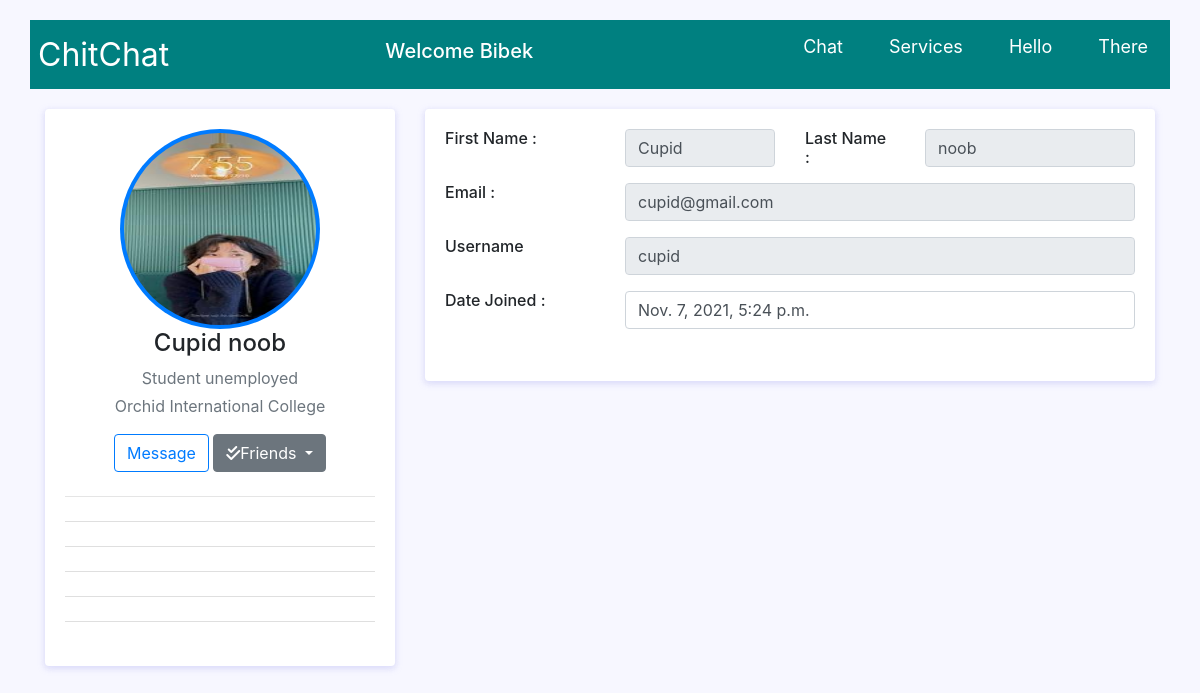
The page /account/profile/2 (signed in) on the database as committed earlier.
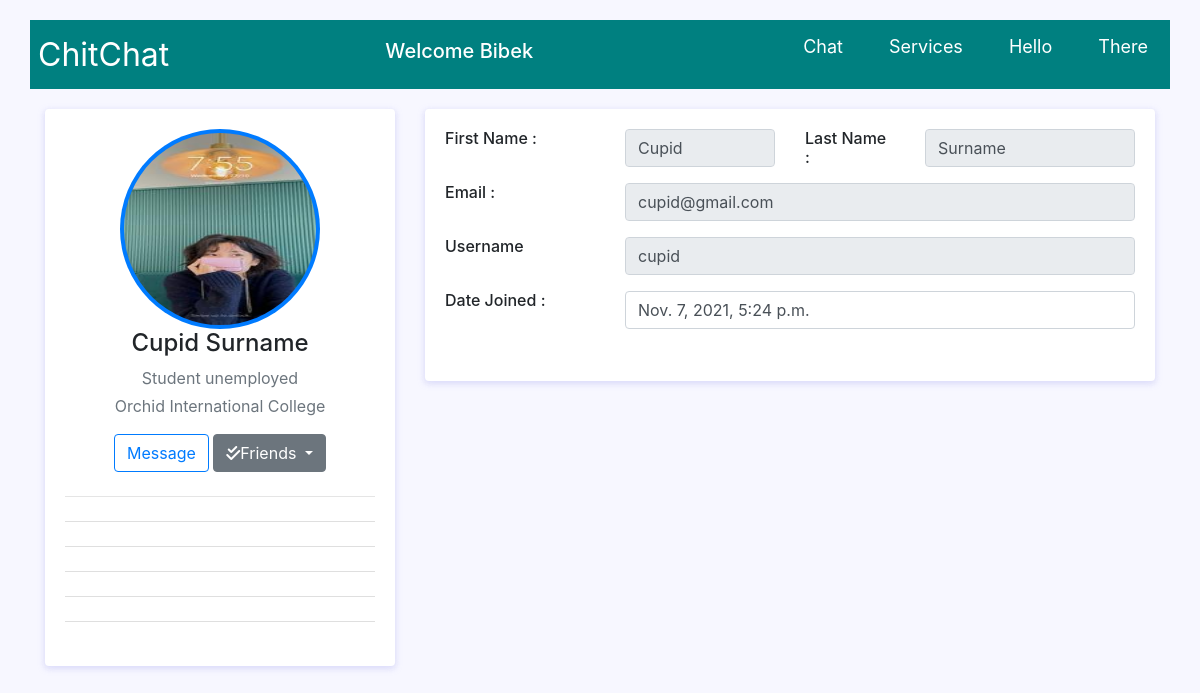
The same page on the database as committed later.
### accounts/models.py (models this page shows, shortened)
class CustomUser(AbstractUser):
    email                   = models.EmailField(_('email address'), unique=True)
    username                = models.CharField(max_length=30, unique=True)
    date_joined				= models.DateTimeField(verbose_name='date joined', auto_now_add=True)
    last_login				= models.DateTimeField(verbose_name='last login', auto_now=True)
    is_admin				= models.BooleanField(default=False)
    is_active				= models.BooleanField(default=True)
    is_staff				= models.BooleanField(default=False)
    is_superuser			= models.BooleanField(default=False)
    profile_image			= models.ImageField(max_length=255, upload_to='user_photos', null=True, blank=True, default=DEFAULT)
    hide_email				= models.BooleanField(default=True)
    status                  = models.IntegerField(default=0)
    USERNAME_FIELD = 'email'
    REQUIRED_FIELDS = ['username','first_name','last_name']
    objects = CustomUserManager()
    def __str__(self):
        return self.username
    @property
    def get_photo_url(self):
        if self.profile_image and hasattr(self.profile_image, 'url'):
            return self.profile_image.url
        else:
            return "/media/user_photos/nouser.jpg"

### accounts/views.py (the view, shortened to what this page needs)
# urls.py: path('profile/<userId>',views.view_profile,name='profile'),
@login_required
def view_profile(request, *args, **kwargs):
    context = {}
    user_id = kwargs.get("userId")
    print(user_id)
    try:
        user_account = CustomUser.objects.get(pk = user_id)
        print(user_account.username)
    except:
        return HttpResponse("User Id doesnot exist")
    if user_account:
        context['user_account'] = user_account
        try:
            list_of_friends = FriendList.objects.get(user = user_account)
            print("yo chai ma "+str(list_of_friends))
        except FriendList.DoesNotExist:
            list_of_friends = FriendList(user = user_account)
            list_of_friends.save()
        user_friends = list_of_friends.friends.all()
        print("This is user_friends"+str(user_friends))
        context['user_friends'] = user_friends
        is_self = True
        is_friend = False
        friend_request_status = FriendRequestStatus.NO_REQUEST_SENT.value
        friend_requests = None
        current_user = request.user
        if current_user.is_authenticated and current_user != user_account:
            is_self = False
            if user_friends.filter(pk = current_user.id):
                is_friend = True
        try:
            friend_requests = FriendRequest.objects.filter(receiver = current_user, is_pending = True)
            print("thikka paro")
        except:
            pass
        context['is_self'] = is_self
        context['is_friend'] = is_friend
        context['hide_email'] = user_account.hide_email
        context['friend_request_status'] = friend_request_status
        context['friend_requests'] = friend_requests
        context['room_name'] = user_account.username
        print("view profile method")
        return render(request,'profile.html',context)

### friends/models.py (called while the page is built)
    def __str__(self):
        return self.user.username

    def get_queryset(self):
        return super().get_queryset().order_by('-updated_at')

### accounts/templates/profile.html (shortened to what the changed rows need)
{% extends 'core/base.html' %}
{% load static %}
{% block core_head %}
<head>
    <link rel="stylesheet" href="{% static 'bootstrap/css/bootstrap.min.css' %}">
</head>
{% endblock core_head %}
{% block core_body %}
<div class="container">
		<div class="main-body">
			<div class="row">
				<div class="col-lg-4">
				<form method="post" action="{% url 'accounts:profile_update' userId=user_account.id %}" enctype="multipart/form-data">
					<div class="card">
						<div class="card-body">
							<div class="d-flex flex-column align-items-center text-center">
							<div id="lightgallery">
								<a href=" {{user_account.get_photo_url}}"><img src="{{user_account.get_photo_url}}" alt="{{user_account.username}}" class="rounded-circle p-1 bg-primary" width="200" height="200"></a>
							</div>
									<h4>{{user_account.first_name}} {{user_account.last_name}}</h4>
									<p class="text-secondary mb-1">Student unemployed</p>
									<p class="text-muted font-size-sm">Orchid International College</p>
								<div id="friend_operations">
									{% if is_friend %}
									<div id="friends_function_div">
									</div>
									{% endif %}
								</div>
							</div>
						</div>
					</div>
				</div>
				<div class="col-lg-8">
					<div class="card">
						<div class="card-body">
							<div class="row mb-3">
								<div class="col-sm-3 text-secondary">
									<input type="text" name="first_name" id="id_fname" class="form-control" value="{{user_account.first_name}}" {% if is_self %}  {% else %} readonly {% endif %} required>
								</div>
								<div class="col-sm-4 text-secondary">
									<input type="text" name="last_name" id="id_lname" class="form-control" value="{{user_account.last_name}}" {% if is_self %}  {% else %} readonly {% endif %} required>
								</div>
							</div>
							<div class="row mb-3">
								<div class="col-sm-9 text-secondary">
									<input type="text" name="email" id="id_email" class="form-control"  {% if is_self %} value="{{user_account.email}}" {% else %} {% if hide_email %} value="***********" readonly {% else %}
									value="{{user_account.email}}" readonly {% endif %} {% endif %} required>
								</div>
							</div>
							<div class="row mb-3">
								<div class="col-sm-9 text-secondary">
									<input type="text" name="username" id="id_username" class="form-control" value="{{user_account.username}}" {% if is_self %}  {% else %} readonly {% endif %} required>
								</div>
							</div>
							<div class="row mb-3">
								<div class="col-sm-9 text-secondary">
									<p type="text" class="form-control">{{user_account.date_joined}} </p>
								</div>
							</div>
						</div>
					</div>
				</div>
			</div>
		</div>
	</div>
{% endblock core_body %}

Rows that differ between the two databases and show on the page:
changed CustomUser "Cupid": last_name "noob" → "Surname"
